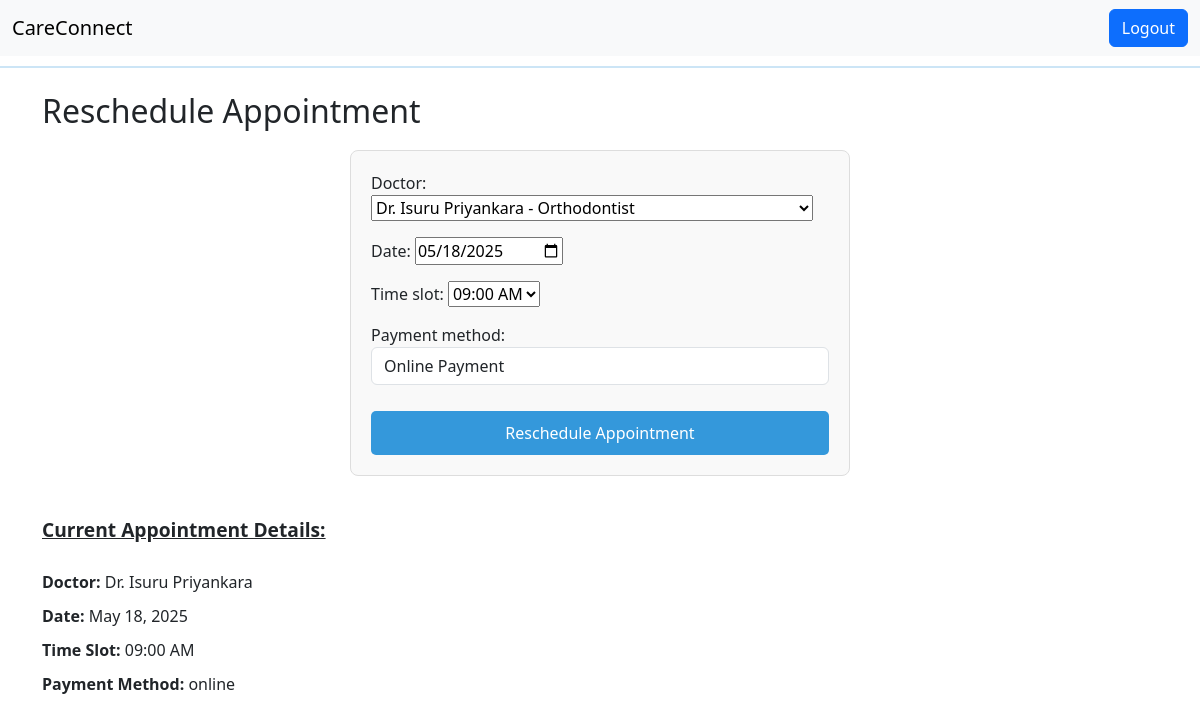
/appointment/reschedule/4/ (signed in), run on the app's committed database.
### core/models.py (models this page shows, shortened)
class Appointment(models.Model):
    PAYMENT_METHOD_CHOICES = [
        ('online', 'Online Payment'),
        ('cash', 'Cash at Visit'),
    ]
    STATUS_CHOICES = [
        ('upcoming', 'Upcoming'),
        ('completed', 'Completed'),
        ('canceled', 'Canceled'),
    ]
    user = models.ForeignKey(User, on_delete=models.CASCADE)
    doctor = models.ForeignKey(Doctor, on_delete=models.CASCADE)
    date = models.DateField()
    time_slot = models.CharField(max_length=50)
    status = models.CharField(max_length=20, choices=STATUS_CHOICES, default='upcoming')
    payment_method = models.CharField(
        max_length=10,
        choices=PAYMENT_METHOD_CHOICES,
        default='online'
    )
    is_paid = models.BooleanField(default=False)
    class Meta:
        unique_together = ('doctor', 'date', 'time_slot')  # Prevent double bookings

class Doctor(models.Model):
    name = models.CharField(max_length=100)
    specialty = models.CharField(max_length=100)
    qualification = models.TextField(blank=True, null=True)
    availability = models.BooleanField(default=True)
    image = models.ImageField(upload_to='doctor_images/', null=True, blank=True)
    rating = models.FloatField(default=0.0)
    consultation_fee = models.DecimalField(max_digits=10, decimal_places=2, default=0.00)
    def __str__(self):
        return f"{self.name} - {self.specialty}"

### core/views.py (the view)
# urls.py: path('appointment/reschedule/<int:appointment_id>/', views.reschedule_appointment, name='reschedule_appointment'),
@login_required
def reschedule_appointment(request, appointment_id):
    appointment = get_object_or_404(Appointment, id=appointment_id)
    if request.method == 'POST':
        form = RescheduleAppointmentForm(request.POST, instance=appointment)
        if form.is_valid():
            form.save()
            return redirect('dashboard')
    else:
        form = RescheduleAppointmentForm(instance=appointment)
    return render(request, 'reschedule_appointment.html', {'form': form, 'appointment': appointment})

### core/forms.py
class RescheduleAppointmentForm(forms.ModelForm):
    TIME_CHOICES = [
        ("09:00 AM", "09:00 AM"),
        ("10:00 AM", "10:00 AM"),
        ("11:00 AM", "11:00 AM"),
        ("12:00 PM", "12:00 PM"),
        ("01:00 PM", "01:00 PM"),
        ("02:00 PM", "02:00 PM"),
        ("03:00 PM", "03:00 PM"),
        ("04:00 PM", "04:00 PM"),
    ]
    time_slot = forms.ChoiceField(choices=TIME_CHOICES)
    doctor = forms.ModelChoiceField(queryset=Doctor.objects.all())
    payment_method = forms.ChoiceField(
        choices=Appointment.PAYMENT_METHOD_CHOICES,
        widget=forms.Select
    )
    date = forms.DateField(widget=forms.DateInput(attrs={'type': 'date'}))
    class Meta:
        model = Appointment
        fields = ['doctor', 'date', 'time_slot', 'payment_method']
    def __init__(self, *args, **kwargs):
        super(RescheduleAppointmentForm, self).__init__(*args, **kwargs)
        self.fields['date'].widget.attrs.update({'placeholder': 'YYYY-MM-DD'})
        self.fields['time_slot'].widget.attrs.update({'placeholder': 'e.g. 10:00 AM'})
        self.fields['payment_method'].widget.attrs.update({'class': 'form-control'})

### templates/reschedule_appointment.html (shortened to what this page needs)
{% extends 'base.html' %}
{% block content %}
<h2>Reschedule Appointment</h2>
<div class="form-container" style="margin-bottom: 40px;">
  <form method="POST">
      {{ form.as_p }}
      <button type="submit">Reschedule Appointment</button>
  </form>
</div>
<p style="font-weight: bold; font-size: 1.2rem; text-decoration: underline;">
  Current Appointment Details:
</p>
<div class="appointment-details">
    <ul>
        <li><strong>Doctor:</strong> {{ appointment.doctor.name }}</li>
        <li><strong>Date:</strong> {{ appointment.date }}</li>
        <li><strong>Time Slot:</strong> {{ appointment.time_slot }}</li>
        <li><strong>Payment Method:</strong> {{ appointment.payment_method }}</li>
    </ul>
</div>
{% endblock %}

### core/static/style.css (style rules this page uses)
body { font-family: 'Segoe UI', Tahoma, Geneva, Verdana, sans-serif; background-color: #ffffff; margin: 0; padding: 0; }

### templates/reschedule_appointment.html (style rules this page uses)
.form-container { margin: 20px 0; padding: 20px; border: 1px solid #ddd; border-radius: 8px; background-color: #f9f9f9; max-width: 500px; margin-left: auto; margin-right: auto; }
.form-container form { display: flex; flex-direction: column; }
.form-container form button { background-color: #3498db; color: white; padding: 10px; border: none; border-radius: 5px; font-size: 16px; cursor: pointer; margin-top: 10px; }
.appointment-details ul { list-style-type: none; padding: 0; margin: 20px 0; font-size: 16px; }
.appointment-details li { padding: 5px 0; }
.appointment-details li strong { font-weight: bold; }

### data on the page
Appointment: doctor "Dr. Isuru Priyankara - Orthodontist", date "05/18/2025", time_slot "09:00 AM", payment_method "Online Payment", doctor.name "Dr. Isuru Priyankara", date "May 18, 2025", payment_method "online"
